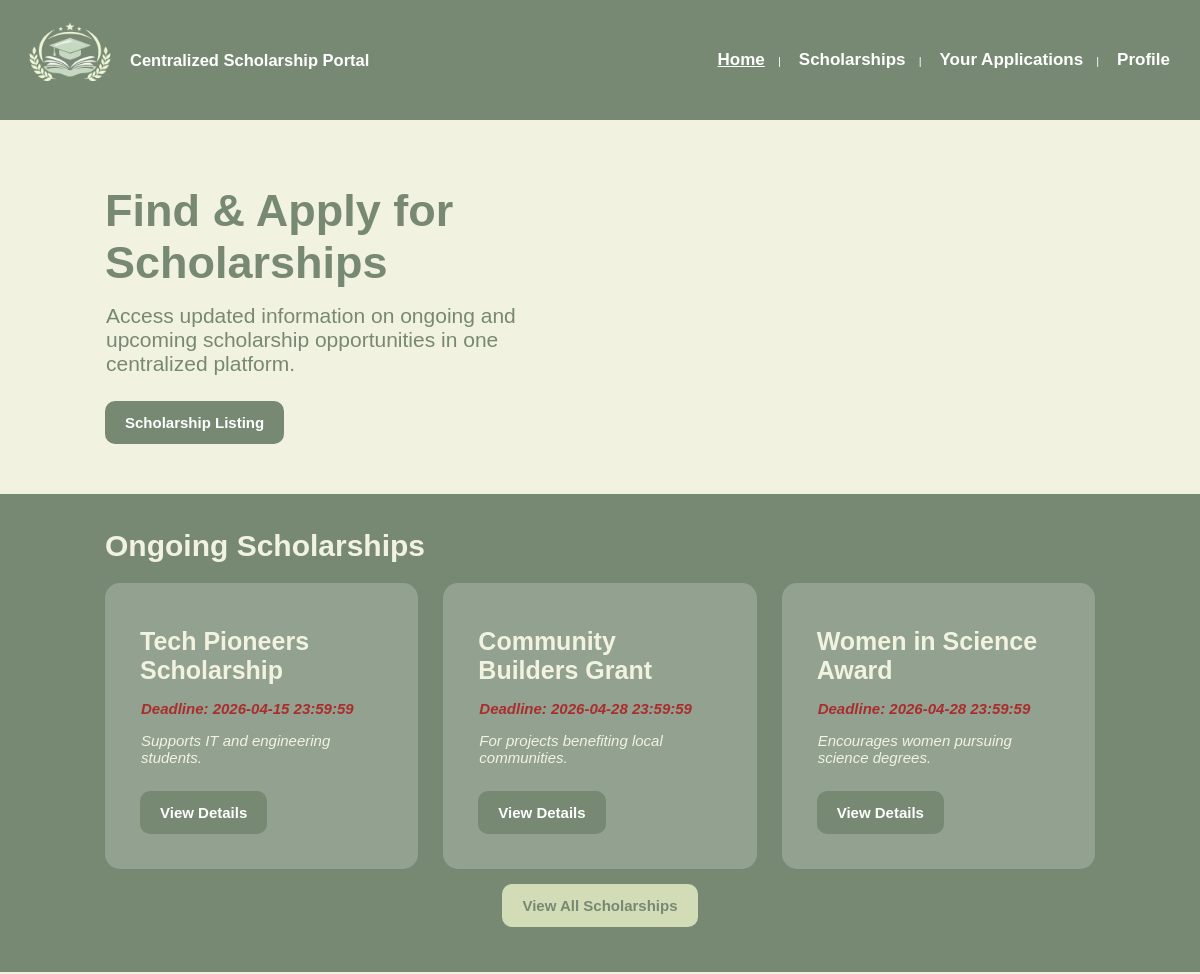
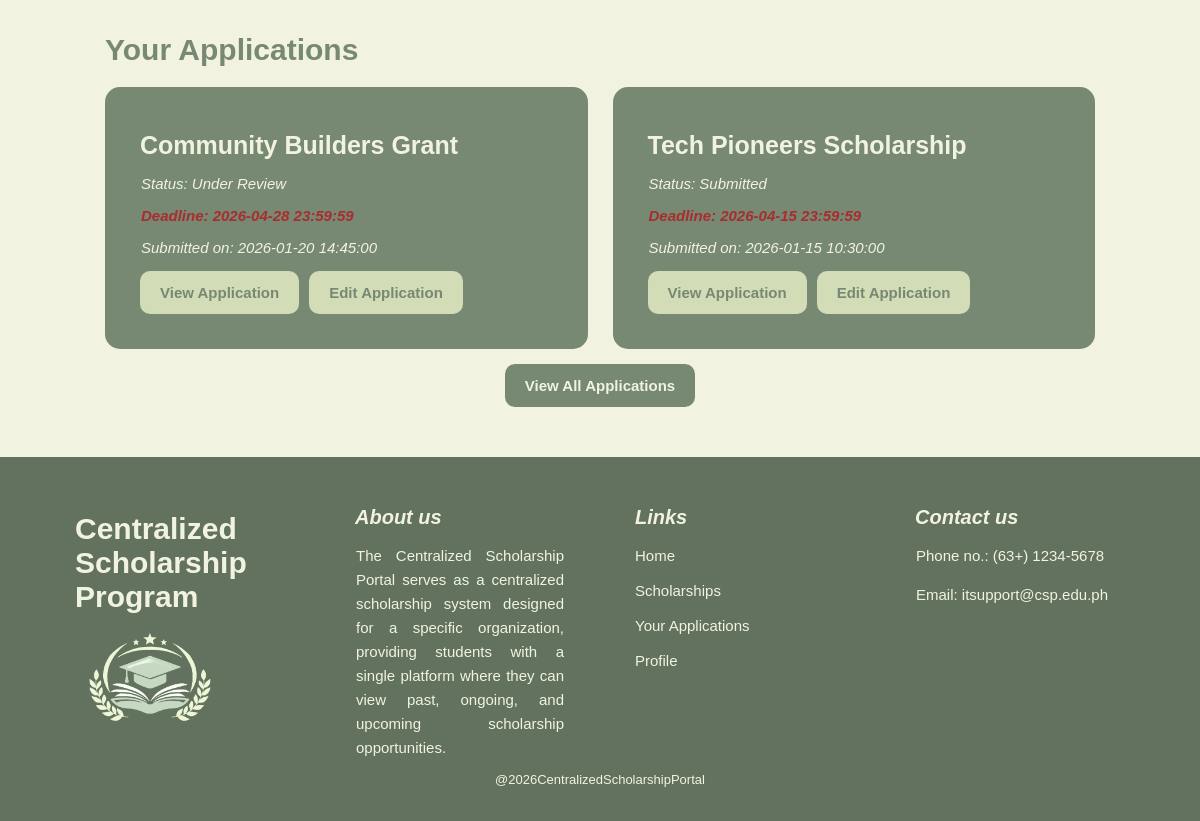
/Frontends/Client-side/home.php (signed in), run on the app's committed database (2 pictures, top to bottom).
### tables this page shows
CREATE TABLE `SCHOLARSHIPS` (
  `scholarship_id` int(11) NOT NULL,
  `title` varchar(45) NOT NULL,
  `description` varchar(45) NOT NULL,
  `deadline` datetime NOT NULL,
  `eligibility` text NOT NULL,
  `requirements` text NOT NULL,
  `release_status` enum('Draft','Published') NOT NULL,
  `status` enum('Completed','Ongoing','Upcoming') NOT NULL,
  `created_by` int(11) NOT NULL,
  `created_at` datetime NOT NULL
);

CREATE TABLE `APPLICATIONS` (
  `application_id` int(11) NOT NULL,
  `student_id` int(11) NOT NULL,
  `scholarship_id` int(11) NOT NULL,
  `status` enum('Draft','Submitted','Under Review','Approved','Rejected','Waitlisted') NOT NULL,
  `submission_date` datetime NOT NULL,
  `reviewed_by` int(11) DEFAULT NULL,
  `review_date` datetime DEFAULT NULL
);

### Frontends/Client-side/home.php (the view, shortened to what this page needs)
<?php
include("../../db_connect.php");
$getOngoingSc = "SELECT * FROM SCHOLARSHIPS WHERE status='Ongoing' ORDER BY deadline ASC LIMIT 3";
$ongoingSc = mysqli_query($conn, $getOngoingSc);
$account_id = $_SESSION['account_id'];
$getStudID = "SELECT student_id FROM STUDENTS WHERE account_id='$account_id'";
$StudID = mysqli_query($conn, $getStudID);
$cell = mysqli_fetch_assoc($StudID);
$student_id = $cell['student_id'];
$getApp = "SELECT a.*, s.title, s.deadline
           FROM APPLICATIONS a
           JOIN SCHOLARSHIPS s ON a.scholarship_id = s.scholarship_id
           WHERE a.student_id='$student_id'
           ORDER BY a.submission_date DESC
           LIMIT 3";
$AppSc = mysqli_query($conn, $getApp);
?>
<html>
    <head>
        <link rel="stylesheet" href="client_home.css">
    </head>
    <body>
        <header>
            <section class="brand">
                <img src="../icons/CSP_logo.png" id="logo" alt="logo icon">
                <h1>Centralized Scholarship Portal</h1>
            </section>
            <nav>
                <a id="active" href="home.php">Home</a> |
                <a href="scholarList.php">Scholarships</a> |
                <a href="your-applications.php">Your Applications</a> |
                <a href="user-profile.php">Profile</a>
            </nav>
        </header>
        <section id="homeSection">
            <section>
                <h3>Find & Apply for Scholarships</h3>
                <p>Access updated information on ongoing and upcoming scholarship opportunities in one centralized platform.</p>
                <a class="buttons" href="scholarList.php">Scholarship Listing</a>
            </section>
        </section>
        <section id="ongoingSection">
            <h4>Ongoing Scholarships</h4>
            <section class="ongoingContainer">
                <?php
                if(mysqli_num_rows($ongoingSc) > 0){
                    while($row = mysqli_fetch_assoc($ongoingSc)){
                ?>
                <section class="scholarshipBox">
                    <h5><?php echo $row['title']; ?></h5>
                    <p class="deadlineText">Deadline: <?php echo $row['deadline']; ?></p>
                    <p><?php echo $row['description']; ?></p>
                    <a class="buttons" href="ongoingSch.php?id=<?php echo $row['scholarship_id']; ?>">View Details</a>
                </section>
                <?php
                    }
                echo "</section>";
                echo "<a class='buttons2' href='scholarList.php'>View All Scholarships</a>";
                } else {
                   echo "<p>No ongoing scholarships available.</p>";
                    echo "</section>";
                }
                ?>
        </section>
        <section id="appsSection">
            <h4>Your Applications</h4>
            <section class="appsContainer">
                <?php
                if(mysqli_num_rows($AppSc) > 0){
                    while($row = mysqli_fetch_assoc($AppSc)){
                ?>
                <section class="appsBox">
                    <h5><?php echo $row['title']; ?></h5>
                    <p>Status: <?php echo $row['status']; ?></p>
                    <p class="deadlineText">Deadline: <?php echo $row['deadline']; ?></p>
                    <p>Submitted on: <?php echo $row['submission_date']; ?></p>
                    <section class="appButtons">
                        <a class="buttons2" href="viewApplication.php?id=<?php echo $row['application_id']; ?>">View Application</a>
                        <a class="buttons2" href="editApplication.php?id=<?php echo $row['application_id']; ?>">Edit Application</a>
                    </section>
                </section>
                <?php
                    }
                echo "</section>";
                echo "<a class='buttons3' href='your-applications.php'>View All Applications</a>";
                } else {
                    echo "<p id='none'>No applications yet.</p>";
                    echo "</section>";
                }
                ?>
        </section>
        <footer>
            <section class="footerContainer">
                <section>
                    <h4>Centralized Scholarship Program</h4>
                    <img src="../icons/CSP_logo.png" id="logo" alt="logo icon">
                </section>
                <section>
                    <h5>About us</h5>
                     <p>
                        The Centralized Scholarship Portal serves as a centralized
                        scholarship system designed for a specific organization,
                        providing students with a single platform where they can
                        view past, ongoing, and upcoming scholarship opportunities.
                    </p>
                </section>
                <section>
                    <h5>Links</h5>
                    <a href="home.php">Home</a>
                    <a href="scholarList.php">Scholarships</a>
                    <a href="your-applications.php">Your Applications</a>
                    <a href="user-profile.php">Profile</a>
                </section>
                <section>
                    <h5>Contact us</h5>
                    <p>Phone no.: (63+) 1234-5678</p>
                    <p>Email: itsupport@csp.edu.ph</p>
                </section>
            </section>
            <p id="copyright">@2026CentralizedScholarshipPortal</p>
        </footer>
    </body>
</html>

### Frontends/Client-side/client_home.css (style rules this page uses)
body { font-family: 'Verdana', sans-serif; font-size: 11px; color: #778873; background-color: #F1F3E0; margin: 0; }
header { color: white; background-color: #778873; display: flex; justify-content: space-between; align-items: center; padding: 10px 20px; gap: 10px; }
.brand { display: flex; align-items: center; gap: 10px; }
#logo { width: 100px; height: auto; }
#active { text-decoration: underline; }
h1 { margin: 0; }
nav a { font-size: 17px; margin-left: 15px; margin-right: 10px; text-decoration: none; color: white; font-weight: bold; }
#homeSection { display: flex; align-items: center; justify-content: space-between; padding: 20px 105px; gap: 40px; }
#homeSection section { flex: 1; }
h3 { font-size: 45px; margin-bottom: 0; }
p { font-size: 21px; margin: 15px 1px 10px; }
.buttons { font-size: 15px; font-weight: bold; display: inline-block; margin-top: 15px; padding: 13px 20px; background-color: #778873; color: white; text-decoration: none; border-radius: 10px; }
.buttons2 { font-size: 15px; font-weight: bold; display: block; width: fit-content; margin: 15px auto; padding: 13px 20px; background-color: #D2DCB6; color: #778873; text-decoration: none; border-radius: 10px; }
h4 { font-size: 30px; margin: 15px 0 20px; }
#ongoingSection { background-color: #778873; color: #F1F3E0; align-items: center; padding: 20px 105px 30px; margin-top: 30px; }
.ongoingContainer { display: grid; grid-template-columns: repeat(3, 1fr); gap: 25px; }
.scholarshipBox { background-color: #93a190; border-radius: 15px; padding: 35px; }
h5 { font-size: 25px; margin: 9px 0; }
.scholarshipBox p { font-size: 16px; margin: 8px 0; }
#ongoingSection p, #appsSection p { font-size: 15px; margin: 15px 1px 10px; font-style: italic; }
#appsSection { color: #778873; align-items: center; padding: 20px 105px; padding-bottom: 0; }
.appsContainer { display: grid; grid-template-columns: repeat(2, 1fr); gap: 25px; color: #F1F3E0; }
.appsBox { background-color: #778873; border-radius: 15px; padding: 35px; }
.appButtons { display: flex; gap: 10px; margin-top: 15px; }
.appButtons .buttons2 { margin: 0; }
.buttons3 { font-size: 15px; font-weight: bold; display: block; width: fit-content; margin: 15px auto; padding: 13px 20px; background-color: #778873; color: #F1F3E0; text-decoration: none; border-radius: 10px; }
.deadlineText { color: #a92d2d; font-weight: bold; font-style: italic; }
footer { background-color: #62725e; color: #F1F3E0; padding: 40px 75px 20px; margin-top: 50px; }
footer .footerContainer { display: grid; grid-template-columns: repeat(4, 1fr); column-gap: 70px; row-gap: 20px; }
footer p, footer a { font-size: 15px; font-weight:lighter; text-align:justify; }
footer a { display: block; padding: 9px 0; color: #F1F3E0; text-decoration: none; }
footer p { line-height: 1.6; }
footer h4 { font-size: 30px; margin-bottom: 0; }
footer h5 { font-size: 20px; font-style:italic; }
#copyright { font-size: 13px; color: #F1F3E0; grid-column: 1 / -1; text-align: center; margin-top: 0; }
footer #logo { width: 150px; margin-top: 0; }

### data on the page
scholarships: title "Tech Pioneers Scholarship", deadline "2026-04-15 23:59:59", description "Supports IT and engineering students."
scholarships: title "Community Builders Grant", deadline "2026-04-28 23:59:59", description "For projects benefiting local communities."
scholarships: title "Women in Science Award", deadline "2026-04-28 23:59:59", description "Encourages women pursuing science degrees."
applications: scholarship.title "Community Builders Grant", status "Under Review", scholarship.deadline "2026-04-28 23:59:59", submission_date "2026-01-20 14:45:00"
applications: scholarship.title "Tech Pioneers Scholarship", status "Submitted", scholarship.deadline "2026-04-15 23:59:59", submission_date "2026-01-15 10:30:00"
